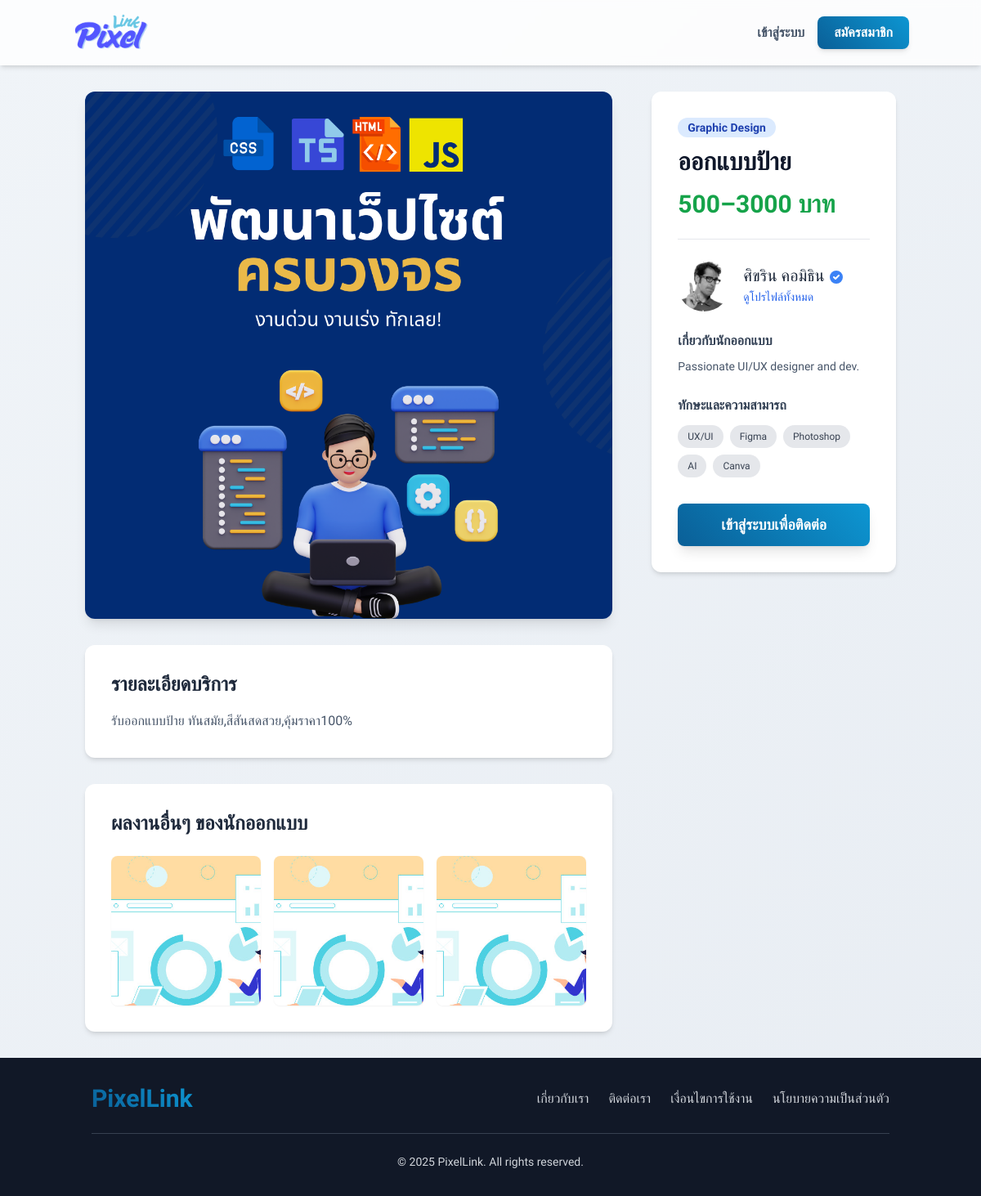
Page /job_detail_client.php?id=23&type=posting on the committed database.
### tables this page shows
CREATE TABLE `job_postings` (
  `post_id` int(11) NOT NULL,
  `designer_id` int(11) NOT NULL,
  `title` varchar(255) NOT NULL,
  `description` text DEFAULT NULL,
  `category_id` int(11) DEFAULT NULL,
  `price_range` varchar(100) DEFAULT NULL,
  `posted_date` timestamp NOT NULL DEFAULT current_timestamp(),
  `status` enum('active','inactive','completed') DEFAULT 'active',
  `client_id` int(11) NOT NULL,
  `main_image_id` int(11) DEFAULT NULL
);

CREATE TABLE `uploaded_files` (
  `file_id` int(11) NOT NULL,
  `contract_id` int(11) DEFAULT NULL,
  `job_post_id` int(11) DEFAULT NULL,
  `uploader_id` int(11) NOT NULL,
  `file_name` varchar(255) NOT NULL,
  `file_path` varchar(255) NOT NULL,
  `uploaded_at` timestamp NOT NULL DEFAULT current_timestamp(),
  `file_size` int(11) DEFAULT NULL,
  `uploaded_by_user_id` int(11) DEFAULT NULL,
  `file_type` varchar(255) DEFAULT NULL,
  `uploaded_date` datetime DEFAULT NULL
);

CREATE TABLE `job_categories` (
  `category_id` int(11) NOT NULL,
  `category_name` varchar(100) NOT NULL
);

CREATE TABLE `profiles` (
  `profile_id` int(11) NOT NULL,
  `user_id` int(11) NOT NULL,
  `address` text DEFAULT NULL,
  `company_name` varchar(255) DEFAULT NULL,
  `bio` text DEFAULT NULL,
  `skills` text DEFAULT NULL,
  `profile_picture_url` varchar(255) DEFAULT NULL,
  `facebook_url` varchar(255) DEFAULT NULL,
  `instagram_url` varchar(255) DEFAULT NULL,
  `tiktok_url` varchar(255) DEFAULT NULL,
  `payment_qr_code_url` varchar(255) DEFAULT NULL,
  `bank_name` varchar(100) DEFAULT NULL,
  `account_number` varchar(50) DEFAULT NULL
);

CREATE TABLE `users` (
  `user_id` int(11) NOT NULL,
  `username` varchar(50) NOT NULL,
  `password` varchar(255) NOT NULL,
  `email` varchar(100) NOT NULL,
  `first_name` varchar(100) NOT NULL,
  `last_name` varchar(100) NOT NULL,
  `phone_number` varchar(20) NOT NULL,
  `user_type` enum('admin','designer','client') NOT NULL,
  `registration_date` timestamp NOT NULL DEFAULT current_timestamp(),
  `is_approved` tinyint(1) DEFAULT 0,
  `last_activity` datetime DEFAULT NULL,
  `is_active` tinyint(1) DEFAULT 1,
  `is_verified` tinyint(1) NOT NULL DEFAULT 0 COMMENT '0=Not Verified, 1=Verified',
  `last_login` timestamp NULL DEFAULT NULL
);

### job_detail_client.php (the view, shortened to what this page needs)
<?php
$servername = "localhost";
$username = "root";
$password = "";
$dbname = "pixellink";
$condb = new mysqli($servername, $username, $password, $dbname);
$condb->set_charset("utf8");
$job_data = null;
$other_works = [];
$error_message = '';
$loggedInUserName = '';
if (isset($_GET['id']) && is_numeric($_GET['id']) && isset($_GET['type']) && $_GET['type'] === 'posting') {
    $job_id = (int)$_GET['id'];
    $sql = "SELECT
                jp.post_id AS id, jp.title, jp.description, jp.price_range, jp.posted_date,
                u.user_id AS owner_id, u.first_name, u.last_name,u.is_verified,
                jc.category_name,
                uf.file_path AS job_image_path,
                p.bio, p.skills, p.profile_picture_url
            FROM job_postings AS jp
            JOIN users AS u ON jp.designer_id = u.user_id
            LEFT JOIN profiles AS p ON u.user_id = p.user_id
            LEFT JOIN job_categories AS jc ON jp.category_id = jc.category_id
            LEFT JOIN uploaded_files AS uf ON jp.main_image_id = uf.file_id
            WHERE jp.post_id = ? AND jp.status = 'active'";
    $stmt = $condb->prepare($sql);
    if ($stmt) {
        $stmt->bind_param("i", $job_id);
        $stmt->execute();
        $result = $stmt->get_result();
        if ($result->num_rows === 1) {
            $job_data = $result->fetch_assoc();
            $designer_id = $job_data['owner_id'];
            $sql_other_works = "SELECT
                                    jp.post_id, jp.title, uf.file_path
                                FROM job_postings jp
                                LEFT JOIN uploaded_files uf ON jp.main_image_id = uf.file_id
                                WHERE jp.designer_id = ? AND jp.post_id != ? AND jp.status = 'active'
                                ORDER BY jp.posted_date DESC
                                LIMIT 6";
            $stmt_other = $condb->prepare($sql_other_works);
            if ($stmt_other) {
                $stmt_other->bind_param("ii", $designer_id, $job_id);
                $stmt_other->execute();
                $other_works_result = $stmt_other->get_result();
                while ($row = $other_works_result->fetch_assoc()) {
                    $other_works[] = $row;
                }
            }
        } else {
            $error_message = "ไม่พบประกาศรับงานนี้ หรือประกาศถูกปิดไปแล้ว";
        }
    }
} else {
    $error_message = "URL ไม่ถูกต้อง: ไม่พบ ID หรือประเภทของงาน";
}
?>
<!DOCTYPE html>
<html lang="th">
<head>
    <script src="https://cdn.tailwindcss.com"></script>
    <link rel="stylesheet" href="https://cdnjs.cloudflare.com/ajax/libs/font-awesome/6.4.0/css/all.min.css">
</head>
<body class="bg-gray-100">
    <?php
    $home_link = 'index.php';
    ?>
    <nav class="bg-white/80 backdrop-blur-sm p-4 shadow-md sticky top-0 z-50">
        <div class="container mx-auto flex justify-between items-center">
            <a href="<?= htmlspecialchars($home_link) ?>">
                <img src="dist/img/logo.png" alt="PixelLink Logo" class="h-12 transition-transform hover:scale-105">
            </a>
            <div class="space-x-2 sm:space-x-4 flex items-center flex-nowrap">
                <?php if (isset($_SESSION['user_id'])) : ?>
                    <span class="font-medium text-slate-700 text-xs sm:text-base whitespace-nowrap">สวัสดี, <?= htmlspecialchars($loggedInUserName) ?>!</span>
                    <?php
                    $profile_url = '#';
                    if ($_SESSION['user_type'] === 'designer') {
                        $profile_url = 'designer/view_profile.php?user_id=' . $_SESSION['user_id'];
                    } elseif ($_SESSION['user_type'] === 'client') {
                        $profile_url = 'client/view_profile.php?user_id=' . $_SESSION['user_id'];
                    }
                    ?>
                    <a href="logout.php" class="btn-danger text-white text-xs sm:text-base px-3 sm:px-5 py-2 rounded-lg font-medium shadow-md whitespace-nowrap">ออกจากระบบ</a>
                <?php else : ?>
                    <a href="login.php" class="font-semibold text-slate-600 hover:text-blue-600 transition-colors text-xs sm:text-base whitespace-nowrap">เข้าสู่ระบบ</a>
                    <a href="register.php" class="btn-primary text-white text-xs sm:text-base px-3 sm:px-5 py-2 rounded-lg font-semibold shadow-md whitespace-nowrap">สมัครสมาชิก</a>
                <?php endif; ?>
            </div>
        </div>
    </nav>
    <main class="container mx-auto px-4 py-8">
        <?php if (!empty($error_message)) : ?>
            <div class="text-center py-20">
                <p class="text-red-500 text-lg"><?= htmlspecialchars($error_message) ?></p>
                <a href="index.php" class="mt-4 inline-block btn-primary text-white px-6 py-2 rounded-lg font-semibold shadow-lg">กลับหน้าหลัก</a>
            </div>
        <?php elseif ($job_data) : ?>
            <div class="grid grid-cols-1 lg:grid-cols-3 gap-8 lg:gap-12">
                <div class="lg:col-span-2 space-y-8">
                    <div>
                        <?php
                        $image_source = 'dist/img/pdpa02.jpg';
                        if (!empty($job_data['job_image_path'])) {
                            $correct_path = preg_replace('/^\.\.\//', '', $job_data['job_image_path']);
                            if (file_exists($correct_path)) {
                                $image_source = htmlspecialchars($correct_path);
                            }
                        }
                        ?>
                        <img src="<?= $image_source ?>" alt="ภาพประกอบงาน" class="max-w-full h-auto mx-auto rounded-xl shadow-lg">
                    </div>
                    <div class="bg-white p-6 sm:p-8 rounded-xl shadow-md">
                        <h2 class="text-2xl font-bold text-slate-800 mb-4">รายละเอียดบริการ</h2>
                        <div class="prose prose-lg max-w-none text-slate-600 leading-relaxed">
                            <?= nl2br(htmlspecialchars($job_data['description'])) ?>
                        </div>
                    </div>
                    <?php if (!empty($other_works)): ?>
                        <div class="bg-white p-6 sm:p-8 rounded-xl shadow-md">
                            <h2 class="text-2xl font-bold text-slate-800 mb-6">ผลงานอื่นๆ ของนักออกแบบ</h2>
                            <div class="grid grid-cols-2 md:grid-cols-3 gap-4">
                                <?php foreach ($other_works as $work): ?>
                                    <a href="job_detail_client.php?id=<?= $work['post_id'] ?>&type=posting" class="block group">
                                        <?php
                                        $work_image = 'dist/img/pdpa02.jpg';
                                        ?>
                                        <img src="<?= $work_image ?>" alt="<?= htmlspecialchars($work['title']) ?>"
                                            class="w-full h-full object-cover rounded-lg shadow-sm aspect-square transition-transform duration-300 group-hover:scale-105">
                                    </a>
                                <?php endforeach; ?>
                            </div>
                        </div>
                    <?php endif; ?>
                </div>
                <aside class="lg:col-span-1 space-y-8">
                    <div class="bg-white p-6 sm:p-8 rounded-xl shadow-md sticky top-28">
                        <div class="border-b border-gray-200 pb-6 mb-6">
                            <span class="bg-blue-100 text-blue-800 text-sm font-semibold px-3 py-1 rounded-full"><?= htmlspecialchars($job_data['category_name'] ?? 'ไม่ระบุ') ?></span>
                            <h1 class="text-3xl font-bold text-slate-900 mt-3"><?= htmlspecialchars($job_data['title']) ?></h1>
                            <p class="text-3xl font-bold text-green-600 mt-4">
                                <?= htmlspecialchars($job_data['price_range'] ?? 'สอบถามราคา') ?>
                            </p>
                        </div>
                        <div class="flex items-center space-x-4 mb-6">
                            <?php
                            $profile_pic = 'dist/img/user8.jpg';
                            $raw_pic_path = $job_data['profile_picture_url'] ?? '';
                            if (!empty($raw_pic_path)) {
                                $correct_path = ltrim($raw_pic_path, '/');
                                if (file_exists($correct_path)) {
                                    $profile_pic = htmlspecialchars($correct_path);
                                }
                            }
                            ?>
                            <img src="<?= $profile_pic ?>" alt="โปรไฟล์" class="w-16 h-16 rounded-full object-cover">
                            <div>
                                <h3 class="text-xl font-bold text-slate-800 flex items-center">
                                    <span><?= htmlspecialchars($job_data['first_name'] . ' ' . $job_data['last_name']) ?></span>
                                    <?php if ($job_data['is_verified']): ?>
                                        <span title="บัญชีนี้ได้รับการยืนยันตัวตนแล้ว">
                                            <svg class="verified-badge-svg text-blue-500" fill="currentColor" viewBox="0 0 20 20" xmlns="http://www.w3.org/2000/svg">
                                                <path fill-rule="evenodd" d="M10 18a8 8 0 100-16 8 8 0 000 16zm3.707-9.293a1 1 0 00-1.414-1.414L9 10.586 7.707 9.293a1 1 0 00-1.414 1.414l2 2a1 1 0 001.414 0l4-4z" clip-rule="evenodd"></path>
                                            </svg>
                                        </span>
                                    <?php endif; ?>
                                </h3>
                                <a href="client/view_profile.php?user_id=<?= $job_data['owner_id'] ?>" class="text-sm text-blue-600 hover:underline">ดูโปรไฟล์ทั้งหมด</a>
                            </div>
                        </div>
                        <?php if (!empty($job_data['bio'])): ?>
                            <div class="mb-6">
                                <h4 class="font-bold text-slate-700 mb-2">เกี่ยวกับนักออกแบบ</h4>
                                <p class="text-slate-600 text-sm leading-relaxed line-clamp-3">
                                    <?= htmlspecialchars($job_data['bio']) ?>
                                </p>
                            </div>
                        <?php endif; ?>
                        <?php if (!empty($job_data['skills'])): ?>
                            <div class="mb-8">
                                <h4 class="font-bold text-slate-700 mb-3">ทักษะและความสามารถ</h4>
                                <div class="flex flex-wrap gap-2">
                                    <?php
                                    $skills = explode(',', $job_data['skills']);
                                    foreach ($skills as $skill):
                                    ?>
                                        <span class="bg-gray-200 text-gray-700 text-xs font-medium px-3 py-1.5 rounded-full">
                                            <?= htmlspecialchars(trim($skill)) ?>
                                        </span>
                                    <?php endforeach; ?>
                                </div>
                            </div>
                        <?php endif; ?>
                        <div class="flex flex-col gap-3">
                            <?php if (isset($_SESSION['user_id']) && $_SESSION['user_id'] != $job_data['owner_id']): ?>
                                <a href="messages.php?to_user=<?= $job_data['owner_id'] ?>" class="w-full text-center btn-primary text-white px-6 py-3 rounded-lg font-semibold text-lg shadow-lg flex items-center justify-center">
                                    <i class="fas fa-comments mr-2"></i> ติดต่อจ้างงาน
                                </a>
                            <?php elseif (!isset($_SESSION['user_id'])): ?>
                                <a href="login.php" class="w-full text-center btn-primary text-white px-6 py-3 rounded-lg font-semibold text-lg shadow-lg">
                                    เข้าสู่ระบบเพื่อติดต่อ
                                </a>
                            <?php endif; ?>
                        </div>
                    </div>
                </aside>
            </div>
        <?php endif; ?>
    </main>
    <?php include('includes/footer.php'); ?>
</body>
</html>

### job_detail_client.php (style rules this page uses)
body { font-family: 'Kanit', sans-serif; }
.btn-primary { background: linear-gradient(45deg, #0a5f97 0%, #0d96d2 100%); transition: all 0.3s ease; }
* { font-family: 'Kanit', sans-serif; font-style: normal; font-weight: 400; }
body { background: linear-gradient(135deg, #f0f4f8 0%, #e8edf3 100%); color: #2c3e50; overflow-x: hidden; }
.btn-primary { background: linear-gradient(45deg, #0a5f97 0%, #0d96d2 100%); color: white; transition: all 0.3s ease; box-shadow: 0 4px 15px rgba(13, 150, 210, 0.3); }
.verified-badge-svg { width: 1.25rem; height: 1.25rem; margin-left: 0.25rem; vertical-align: middle; display: inline-block; }

### rows in the picture
job_postings: uploaded_files.file_path (picture), description "รับออกแบบป้าย ทันสมัย,สีสันสดสวย,คุ้มราคา100%", category.category_name "Graphic Design", title "ออกแบบป้าย", price_range "500–3000 บาท", profiles.profile_picture_url (picture), designer.last_name "ศิขริน คอมิธิน", profiles.bio "Passionate UI/UX designer and dev.", profiles.skills "UX/UI", profiles.skills "Figma", profiles.skills "Photoshop", profiles.skills "AI", profiles.skills "Canva"
